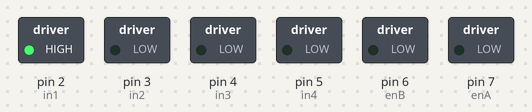
Bench run of a sketch on a simulated Arduino Uno, built with avr-gcc and run on an emulated ATmega328P. Shown: switched loads named in the sketch (green lamp = pin HIGH).

Above: at 0.1 s.
Timing chart, 0 to 1.6 s (numbered marks = the images above):
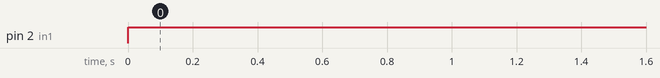

The sketch:

BO_Motor_Individual.ino
```cpp
int in1=2;
int enA = 7;
int in3= 4;
int in4= 5;
int enB = 6;
int in2 = 3;

void setup() {

  pinMode(enA,OUTPUT);
   pinMode(in1,OUTPUT);
    pinMode(enB,OUTPUT);
     pinMode(in3,OUTPUT);
      pinMode(in4,OUTPUT);
      pinMode(in2,OUTPUT);
}

void loop() {
  // put your main code here, to run repeatedly:
      digitalWrite(in1,HIGH);
      digitalWrite(in2,LOW);
      delay(1000);

      //digitalWrite(in3,HIGH);
      //digitalWrite(in4,LOW);
      //delay(1000);

      //digitalWrite(enA,100);
      //digitalWrite(enA,100);
      //delay(1500);


    /*digitalWrite(in1,LOW);
      digitalWrite(in2,HIGH);
      delay(1000);

      digitalWrite(in3,LOW);
      digitalWrite(in4,HIGH);
       delay(1000);*/


}
```

Measured:
- by itself, pin 2 (in1): LOW → HIGH at 0.00 s
